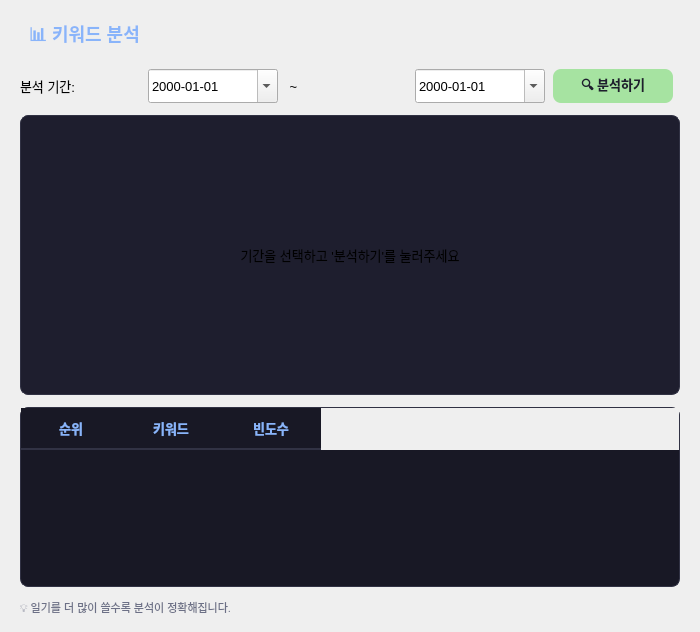
<?xml version="1.0" encoding="UTF-8"?>
<ui version="4.0">
 <class>KeywordDialog</class>
 <widget class="QDialog" name="KeywordDialog">
  <property name="geometry">
   <rect>
    <x>0</x>
    <y>0</y>
    <width>700</width>
    <height>600</height>
   </rect>
  </property>
  <property name="windowTitle">
   <string>☁️ 키워드 분석 — WordCloud</string>
  </property>
  <property name="styleSheet">
   <string notr="true">
    QWidget {
      font-family: "Pretendard", "Noto Sans KR", "Malgun Gothic", "-apple-system", sans-serif;
      font-size: 13px;
    }
    QLabel#dialogTitle {
      color: #89b4fa;
      font-size: 18px;
      font-weight: bold;
      padding: 4px;
    }
    QPushButton#analyzeButton {
      background-color: #a6e3a1;
      color: #1e1e2e;
      border: none;
      border-radius: 8px;
      padding: 8px 20px;
      font-weight: bold;
    }
    QPushButton#analyzeButton:hover {
      background-color: #94e2d5;
    }
    QLabel#wordcloudLabel {
      background-color: #1e1e2e;
      border: 1px solid #313244;
      border-radius: 8px;
      padding: 4px;
    }
    QTableWidget {
      background-color: #181825;
      border: 1px solid #313244;
      border-radius: 8px;
      gridline-color: #313244;
      color: #f5f5f5;
      font-size: 13px;
    }
    QTableWidget::item {
      padding: 6px 12px;
    }
    QTableWidget::item:selected {
      background-color: #313244;
    }
    QHeaderView::section {
      background-color: #181825;
      color: #89b4fa;
      border: none;
      border-bottom: 2px solid #313244;
      padding: 8px 12px;
      font-weight: bold;
      font-size: 13px;
    }
    QLabel#infoLabel {
      color: #6c7086;
      font-size: 11px;
    }
   </string>
  </property>
  <layout class="QVBoxLayout" name="mainLayout">
   <property name="spacing">
    <number>12</number>
   </property>
   <property name="leftMargin">
    <number>20</number>
   </property>
   <property name="topMargin">
    <number>16</number>
   </property>
   <property name="rightMargin">
    <number>20</number>
   </property>
   <property name="bottomMargin">
    <number>16</number>
   </property>
   <!-- 타이틀 -->
   <item>
    <widget class="QLabel" name="dialogTitle">
     <property name="text">
      <string>📊 키워드 분석</string>
     </property>
    </widget>
   </item>
   <!-- 기간 선택 -->
   <item>
    <layout class="QHBoxLayout" name="dateRangeLayout">
     <property name="spacing">
      <number>8</number>
     </property>
     <item>
      <widget class="QLabel" name="periodLabel">
       <property name="text">
        <string>분석 기간:</string>
       </property>
      </widget>
     </item>
     <item>
      <widget class="QDateEdit" name="startDateEdit">
       <property name="minimumSize">
        <size>
         <width>130</width>
         <height>34</height>
        </size>
       </property>
       <property name="calendarPopup">
        <bool>true</bool>
       </property>
       <property name="displayFormat">
        <string>yyyy-MM-dd</string>
       </property>
      </widget>
     </item>
     <item>
      <widget class="QLabel" name="tildeLabel">
       <property name="text">
        <string> ~ </string>
       </property>
      </widget>
     </item>
     <item>
      <widget class="QDateEdit" name="endDateEdit">
       <property name="minimumSize">
        <size>
         <width>130</width>
         <height>34</height>
        </size>
       </property>
       <property name="calendarPopup">
        <bool>true</bool>
       </property>
       <property name="displayFormat">
        <string>yyyy-MM-dd</string>
       </property>
      </widget>
     </item>
     <item>
      <widget class="QPushButton" name="analyzeButton">
       <property name="minimumSize">
        <size>
         <width>0</width>
         <height>34</height>
        </size>
       </property>
       <property name="text">
        <string>🔍 분석하기</string>
       </property>
      </widget>
     </item>
     <item>
      <spacer name="dateRangeSpacer">
       <property name="orientation">
        <enum>Qt::Horizontal</enum>
       </property>
      </spacer>
     </item>
    </layout>
   </item>
   <!-- 워드클라우드 이미지 -->
   <item>
    <widget class="QLabel" name="wordcloudLabel">
     <property name="minimumSize">
      <size>
       <width>0</width>
       <height>280</height>
      </size>
     </property>
     <property name="text">
      <string>기간을 선택하고 '분석하기'를 눌러주세요</string>
     </property>
     <property name="alignment">
      <set>Qt::AlignCenter</set>
     </property>
    </widget>
   </item>
   <!-- 키워드 순위 테이블 -->
   <item>
    <widget class="QTableWidget" name="keywordTable">
     <property name="minimumSize">
      <size>
       <width>0</width>
       <height>180</height>
      </size>
     </property>
     <property name="columnCount">
      <number>3</number>
     </property>
     <property name="showGrid">
      <bool>true</bool>
     </property>
     <property name="alternatingRowColors">
      <bool>true</bool>
     </property>
     <attribute name="horizontalHeaderVisible">
      <bool>true</bool>
     </attribute>
     <attribute name="verticalHeaderVisible">
      <bool>false</bool>
     </attribute>
     <column>
      <property name="text">
       <string>순위</string>
      </property>
     </column>
     <column>
      <property name="text">
       <string>키워드</string>
      </property>
     </column>
     <column>
      <property name="text">
       <string>빈도수</string>
      </property>
     </column>
    </widget>
   </item>
   <!-- 하단 안내 -->
   <item>
    <widget class="QLabel" name="infoLabel">
     <property name="text">
      <string>💡 일기를 더 많이 쓸수록 분석이 정확해집니다.</string>
     </property>
    </widget>
   </item>
  </layout>
 </widget>
 <resources/>
 <connections/>
</ui>
